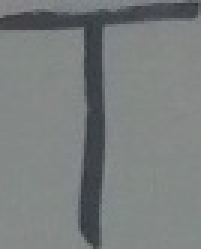
#> input picture USERS/lincy/training_cutter/others/T_big_m_46.jpg, 67 x 83 px, found by its file name (shown 3 times larger)
$ python -i skew_auto.py   (imports and definitions only)
#> lines starting #> are read from the running program, lines starting #| are printed output that depends on the picture; after the words box and inside, x2 and y2 are one past the last pixel; in counts of white or black regions, pixels touching at a corner belong together
# Use this code on the python36-32 path. Folder must be in the said path.


import glob
import cv2
import numpy as np
import math
# from matplotlib import pyplot as plt
# from sklearn import svm, datasets
import os
# import skimage
# from skimage import io
# from PIL import Image

def skew_dataset(folder,username,marker,value):
#> called with folder = 'others'
	folder_path = "/home/lincy/workflow_structure/USERS/"+username+"/training_cutter/" + folder

	numfiles = 0
	n=0
	end_flag = 0
	while(end_flag < 3):
		skew_val = value[end_flag]
		mark_string = marker[end_flag]
		print("skew_val: ",skew_val)
		print("mark_string: ",mark_string)
		for root, dirs, files in os.walk(folder_path):

			for image_path in files:
				numfiles = numfiles + 1
				print("\nimage_path: ",image_path)
				image = cv2.imread(folder_path + "/" + image_path)
#> image is the input picture: shape (83, 67, 3); mean B, G, R 125.5, 125.6, 121.4

				# label = image_path.split("_")[0]
				label = image_path.split(".")[0]
				print(label)

				gray = cv2.cvtColor(image, cv2.COLOR_BGR2GRAY)
				gray = cv2.bitwise_not(gray)
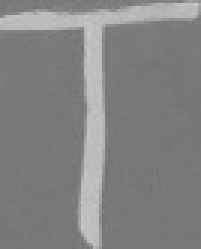
#> gray: shape (83, 67) (shown 3 times larger); min 113, max 204, mean 130.6

				# threshold the image, setting all foreground pixels to
				# 255 and all background pixels to 0
				thresh = cv2.threshold(gray, 0, 255,
					cv2.THRESH_BINARY | cv2.THRESH_OTSU)[1]
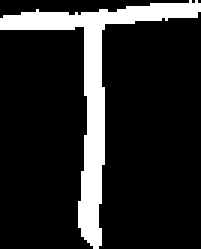
#> thresh: shape (83, 67) (shown 3 times larger); 14.9% white; 1 white region, box (x1, y1, x2, y2) and area: (0, 0, 67, 83) 831

				rows,cols = thresh.shape
#> rows = 83; cols = 67

				# M = cv2.getRotationMatrix2D((cols/2,rows/2),0,1)
				# M = cv2.getRotationMatrix2D((cols/2,rows/2),15,1)
				M = cv2.getRotationMatrix2D((cols/2,rows/2),skew_val,1)
#> M = [[1, 0, 0], [0, 1, 0]]


				dst = cv2.warpAffine(thresh,M,(cols,rows))

				backorig = cv2.threshold(dst, 0, 255,
					cv2.THRESH_BINARY_INV | cv2.THRESH_OTSU)[1]
#> backorig: shape (83, 67); 85.1% white; 1 black region, box (x1, y1, x2, y2) and area: (0, 0, 67, 83) 831

				# cv2.imwrite("G_new.jpg",backorig)

				h,w = dst.shape[:2]
#> h = 83; w = 67
				ar = w / h
#> ar = 0.807
				nw = 500
				nh = int(nw / ar)
#> nh = 619
				dst = cv2.resize(dst,(nw,nh))
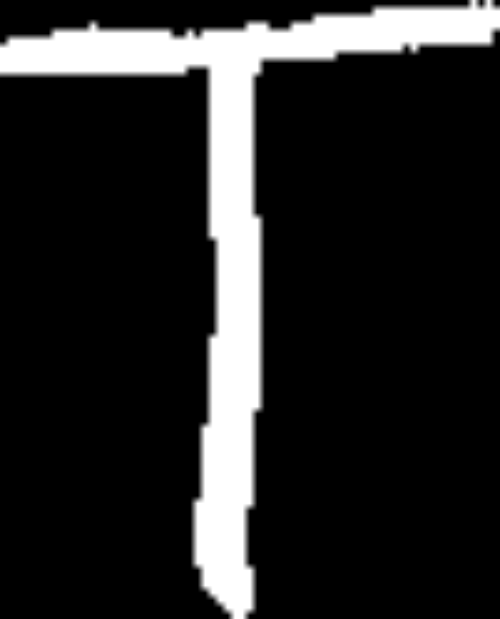
#> dst: shape (619, 500); min 0, max 255, mean 38.1

				h,w = thresh.shape[:2]
				ar = w / h
				nw = 500
				nh = int(nw / ar)
				thresh = cv2.resize(thresh,(nw,nh))

				h,w = backorig.shape[:2]
				ar = w / h
				nw = 500
				nh = int(nw / ar)
				backorig = cv2.resize(backorig,(nw,nh))
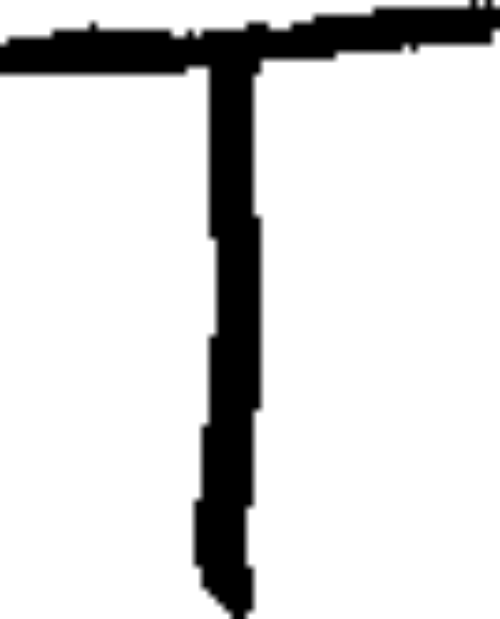
#> backorig: shape (619, 500); min 0, max 255, mean 216.9


				# new_folder = "delaft_skew"
				# name = label + "_"+ "orig"+ "_" + str(n)
				# name = label + "_"+ "pos"+ "_" + str(n)
				name = label + "_"+ mark_string+ "_" + str(n)
				path = "/home/lincy/workflow_structure/USERS/"+username+"/training_skews/" + folder +"/"
				print("STORED FILE AT: ",path+name+".jpg")
				cv2.imwrite(path + name + ".jpg", backorig)
				n = n+1

				# cv2.waitKey(0)
			print("Number of files: ", numfiles)
			end_flag = end_flag + 1
#> end_flag = 1

def initialize_skew(username):
	if not os.path.exists("/home/lincy/workflow_structure/USERS/" + username + "/training_skews/ij/"):
		os.mkdir("/home/lincy/workflow_structure/USERS/" + username + "/training_skews/ij/")
	if not os.path.exists("/home/lincy/workflow_structure/USERS/" + username + "/training_skews/others/"):
		os.mkdir("/home/lincy/workflow_structure/USERS/" + username + "/training_skews/others/")
	marker = ["orig","pos","neg"]
	value = [0,10,-10]
	cut_files = skew_dataset("others",username,marker,value)
	cut_files = skew_dataset("ij",username,marker,value)

# [4 lines not run here, left out]

>>> result = initialize_skew('../../USERS/lincy/training_clean/others/x_small.png')
